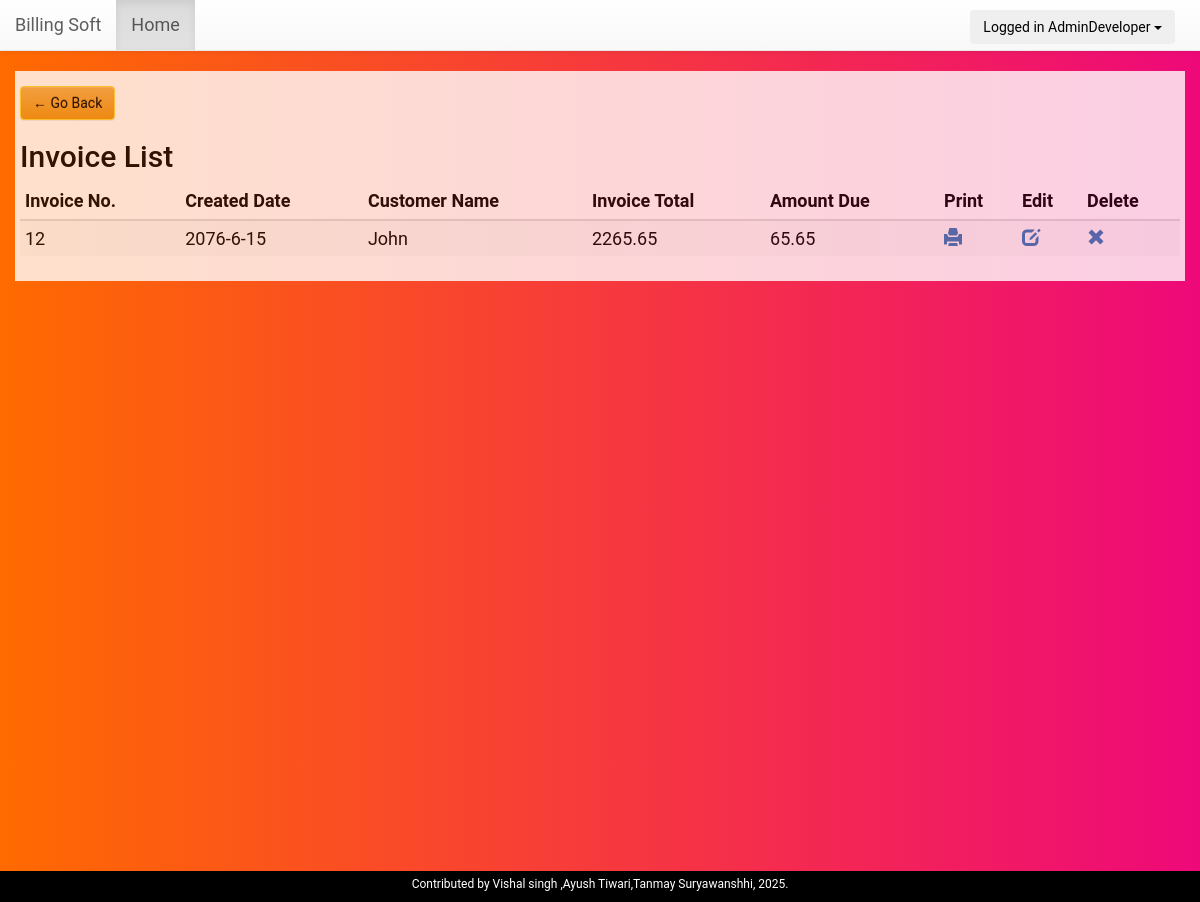
Page /invoice_list.php (signed in) on the committed database.
### tables this page shows
CREATE TABLE `invoice_order` (
  `order_id` int(11) NOT NULL,
  `user_id` int(11) NOT NULL,
  `customer_id` int(11) NOT NULL,
  `order_date` timestamp NOT NULL DEFAULT CURRENT_TIMESTAMP,
  `order_total_before_tax` decimal(10,2) NOT NULL,
  `order_total_tax` decimal(10,2) NOT NULL,
  `order_tax_per` varchar(250) NOT NULL,
  `order_total_after_tax` double(10,2) NOT NULL,
  `order_amount_paid` decimal(10,2) NOT NULL,
  `order_total_amount_due` decimal(10,2) NOT NULL,
  `note` text NOT NULL
);

CREATE TABLE `customers` (
  `customer_id` int(11) NOT NULL,
  `user_id` int(11) NOT NULL,
  `created_date` datetime NOT NULL DEFAULT CURRENT_TIMESTAMP,
  `customer_name` varchar(200) NOT NULL,
  `customer_address` varchar(250) NOT NULL,
  `customer_number` bigint(15) NOT NULL,
  `customer_pan` bigint(15) DEFAULT NULL
);

### Invoice.php (called while the page is built, shortened)
<?php
class Invoice{
	private $host  = 'localhost';
    private $user  = 'root';
    private $password   = "";
    private $database  = "billing_software";
    private $invoiceOrderTable = 'invoice_order';
	private $dbConnect = false;
    public function __construct(){
        if(!$this->dbConnect){
            $conn = new mysqli($this->host, $this->user, $this->password, $this->database);
            if($conn->connect_error){
                die("Error failed to connect to MySQL: " . $conn->connect_error);
            }else{
                $this->dbConnect = $conn;
            }
        }
    }
	private function getData($sqlQuery) {
		$result = mysqli_query($this->dbConnect, $sqlQuery);
		$data= array();
		while ($row = mysqli_fetch_array($result, MYSQLI_ASSOC)) {
			$data[]=$row;
		}
		return $data;
	}
	public function getInvoiceList(){
		$sqlQuery = "
			SELECT * FROM ".$this->invoiceOrderTable."
			WHERE user_id = '".$_SESSION['userid']."'
			ORDER BY order_date ASC";
		return  $this->getData($sqlQuery);
	}
	public function NepaliDate($engDate, $nepDateObj){
		$date = array();
		$invoiceYear = date("Y", strtotime($engDate));
		$invoiceMonth = date("m", strtotime($engDate));
		$invoiceDay = date("d", strtotime($engDate));
		$date_ne = $nepDateObj->get_nepali_date($invoiceYear, $invoiceMonth, $invoiceDay);
		$date['y'] = $date_ne['y'];
		$date['m'] = $date_ne['m'];
		$date['d'] = $date_ne['d'];
		return $date;
	}
}
?>

### nepali-date.php (called while the page is built, shortened)
<?php
class nepali_date
{
	private $firstday_en ="1918-04-13";
	private $start_ne = "1975";
	private $end_ne = "2095";
	private $month_name = array('ब‌ैशाख', 'जेठ', 'असार', 'साउन', 'भदौ', 'असोज', 'कार्तिक', 'मङ्सिर', 'पुस', 'माघ', 'फाल्गुण', 'चैत');
	private $day_name = array('अाईतबार', 'सोमबार', 'मङ्गलबार', 'बुधबार', 'बिहिबार', 'शुक्रबार', 'शनिवार');
	private function get_week_ne($year, $month, $day)
	{
		 $jd = GregorianToJD($month, $day, $year);
		 return $this->day_name[JDDayOfWeek($jd,0)];
	}
	private function validate_en($year, $month, $day)
	{
		return TRUE;
	}
	public function get_nepali_date($year,$month,$day)
	{
		$validate = $this->validate_en($year, $month, $day);
		$date = $year.'-'.$month.'-'.$day;
		$dayname = $this->get_week_ne($year, $month, $day);
		$date_start=date_create($this->firstday_en);
		$date_today=date_create($date);
		$diff=date_diff($date_start,$date_today, true);
		$days = $diff->format("%a");
		$arr='0';
		for ($i=$this->start_ne; $i<$this->end_ne; $i++)
		{
			$arr+=array_sum($this->nepali_length[$i]);
			if ($arr>$days)
			{
				$year = $i;
				$count_previous=$arr-array_sum($this->nepali_length[$i]);
				for ($j=0; $j < 12; $j++)
				{
					$count_previous+= $this->nepali_length[$i][$j];
					if($count_previous>$days)
					{
						$month = $j+1;
						$daysss = $count_previous-$days;
						$dayss = ($this->nepali_length[$i][$j]-$daysss)+1;
						break;
					} elseif ($count_previous==$days)
					{
						$year = $i;
						$month = $j+1;
						$day = 1;
					}
				}
				break;
			} elseif($arr==$days)
			{
				$year = $i+1;
				$month = 1;
				$day = 1;
			}
		}
		$date = array();
		$date['y'] = $year;
		$date['m'] = $month;
		$date['M'] = $this->month_name[$month-1];
		$date['d'] = $dayss;
		$date['l'] = $dayname;
		return $date;
	}
}
?>

### ledger.php (called while the page is built, shortened)
<?php
class Ledger{
	private $host  = 'localhost';
    private $user  = 'root';
    private $password   = "";
    private $database  = "billing_software";
	private $CustomerTable = 'customers';
  private $dbConnect = false;
    public function __construct(){
        if(!$this->dbConnect){
            $conn = new mysqli($this->host, $this->user, $this->password, $this->database);
            if($conn->connect_error){
                die("Error failed to connect to MySQL: " . $conn->connect_error);
            }else{
                $this->dbConnect = $conn;
            }
        }
    }
	public function getCustomer($customerId){
		$sqlQuery = "
			SELECT * FROM ".$this->CustomerTable."
			WHERE user_id = '".$_SESSION['userid']."' AND customer_id = '$customerId'";
		$result = mysqli_query($this->dbConnect, $sqlQuery);
		$row = mysqli_fetch_array($result, MYSQLI_ASSOC);
		return $row;
	}
}

### invoice_list.php (the view, shortened to what this page needs)
<?php
include('header.php');
include 'ledger.php';
include 'Invoice.php';
require("nepali-date.php");
$ledger = new Ledger();
$invoice = new Invoice();
$nepali_date = new nepali_date();
$invoice->checkLoggedIn();
?>
<link href="css/style.css" rel="stylesheet">
<?php include('container.php');?>
<div class="container invoice-list-container">
  <div><a class="btn btn-warning back_btn" href="javascript:history.go(-1)">&#8592 Go Back</a></div>
	  <h2 class="title">Invoice List</h2>
    <?php
    $invoiceList = $invoice->getInvoiceList();
     if(empty($invoiceList)){
      echo '<div class="alert alert-danger" role="alert">No Transactions Yet!</div>';
    }
    else {
    ?>
      <table id="data-table" class="table table-condensed table-striped">
        <thead>
          <tr>
            <th>Invoice No.</th>
            <th>Created Date</th>
            <th>Customer Name</th>
            <th>Invoice Total</th>
            <th>Amount Due </th>
            <th>Print</th>
            <th>Edit</th>
            <th>Delete</th>
          </tr>
        </thead>
        <?php
        foreach($invoiceList as $invoiceDetails){
          $customerDetails = $ledger -> getCustomer($invoiceDetails['customer_id']);
			    $invoiceDate = $invoiceDetails['order_date'];
          $date = $invoice -> NepaliDate($invoiceDate, $nepali_date);
            echo '
              <tr>
                <td>'.$invoiceDetails["order_id"].'</td>
                <td>'.$date['y'].'-'.$date['m'].'-'.$date['d'].'</td>
                <td>'.$customerDetails["customer_name"].'</td>
                <td>'.$invoiceDetails["order_total_after_tax"].'</td>
                <td>'.$invoiceDetails["order_total_amount_due"].'</td>
                <td><a href="print_invoice.php?invoice_id='.$invoiceDetails["order_id"].'" title="Print Invoice"><span class="glyphicon glyphicon-print"></span></a></td>
                <td><a href="edit_invoice.php?update_id='.$invoiceDetails["order_id"].'"  title="Edit Invoice"><span class="glyphicon glyphicon-edit"></span></a></td>
                <td><a href="#" id="'.$invoiceDetails["order_id"].'" class="deleteInvoice"  title="Delete Invoice"><span class="glyphicon glyphicon-remove"></span></a></td>
              </tr>
            ';
        }
      }
        ?>
      </table>
</div>
<?php include('footer.php');?>

### css/style.css (style rules this page uses)
html { background-color: #f0f3f4; position: relative; min-height: 100%; }
body { background: #ee0979; background: -webkit-linear-gradient(to right, #ff6a00, #ee0979); background: linear-gradient(to right, #ff6a00, #ee0979); color: black; font-family: 'Roboto'; font-size: 18px; line-height: 1.42857; }
.invoice-list-container, .content-invoice, .customer-list-container { background:white; opacity:0.8; padding: 5px !important; }
.btn-warning { background-color: #fad733; border-color: #fad733; color: #000 !important; }
.back_btn { margin-top:10px; }

### rows in the picture
invoice_order: order_id "12", order_date "2076", order_date "6", order_date "15", customer.customer_name "John", order_total_after_tax "2265.65", order_total_amount_due "65.65"

### other values in the picture
$_SESSION['user'] "AdminDeveloper"
